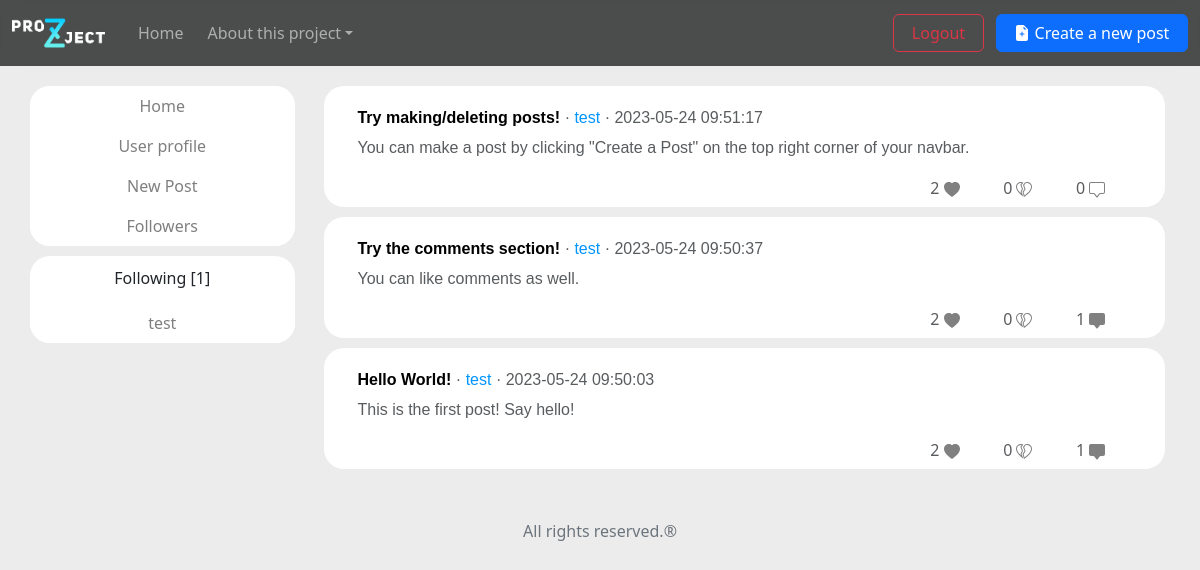
The app's page /home (signed in) with its own data.
### website/models.py (models this page shows, shortened)
class Post(db.Model):
    id = db.Column(db.Integer, primary_key = True)
    title = db.Column(db.String(1000))
    content = db.Column(db.String(1000))
    date_created = db.Column(db.DateTime(timezone = True), default = func.now())
    user_of_post = db.Column(db.Integer, db.ForeignKey('user.id'), nullable = False)
    comments = db.relationship('Comment', backref = 'post', passive_deletes = True)
    likes = db.relationship('Like', backref = 'post', passive_deletes = True, lazy = 'select')
    dislikes = db.relationship('Dislike', backref = 'post', passive_deletes = True, lazy = 'select')

class User(UserMixin, db.Model):
    id = db.Column(db.Integer, primary_key = True)
    username = db.Column(db.String(100), unique = True)
    password = db.Column(db.String(100))
    posts = db.relationship('Post', backref = 'user', passive_deletes = True)
    comments = db.relationship('Comment', backref = 'user', passive_deletes = True)
    likes = db.relationship('Like', backref = 'user', passive_deletes = True)
    dislikes = db.relationship('Dislike', backref = 'user', passive_deletes = True)
    followed = db.relationship(
        'User', secondary = 'followers',
        primaryjoin = (followers.c.follower_id == id),
        secondaryjoin = (followers.c.followed_id == id),
        backref = db.backref('followers', lazy = 'dynamic'), lazy = 'dynamic')

### website/views.py (the view)
@views.route('/home')
def home():
    posts = Post.query.order_by(Post.date_created.desc()).all()
    return render_template('home.html', user = current_user, posts = posts)

### website/templates/home.html
{% extends 'posts_template.html' %}

### website/templates/posts_template.html (shortened to what this page needs)
{% extends 'base.html' %}
{% block content %}
<div class="wrapper">
    <article>
        {% for post in posts %}
        <div class="text-body-secondary container-flex">
            <div class="post-bg">
                <div class="row colstyle">
                    <div class="col-10 colstyle">
                        <div>
                        <p class="title">
                            <span style="color: black;"><b>{{ post.title }}</b> </span>
                             · <a href="/{{ post.user.username }}" style="text-decoration: none; color: rgb(0, 149, 255)">{{post.user.username}}</a> · {{post.date_created}}</span></p>
                        </div>
                    </div>
                    <div class="col-2 colstyle" style="text-align: right;">
                    </div>
                </div>
                <p class="title">{{ post.content }}</p>
                <div style="text-align: right">
                    {{ post.likes | length }}
                    <a href="/like-post/{{ post.id }}"  class="icons">
                        {% if not user.id in post.likes|map(attribute = "user_of_like")|list %}
                            <svg xmlns="http://www.w3.org/2000/svg" width="16" height="16" fill="currentColor" class="bi bi-heart" viewBox="0 0 16 16">
                                <path d="m8 2.748-.717-.737C5.6.281 2.514.878 1.4 3.053c-.523 1.023-.641 2.5.314 4.385.92 1.815 2.834 3.989 6.286 6.357 3.452-2.368 5.365-4.542 6.286-6.357.955-1.886.838-3.362.314-4.385C13.486.878 10.4.28 8.717 2.01L8 2.748zM8 15C-7.333 4.868 3.279-3.04 7.824 1.143c.06.055.119.112.176.171a3.12 3.12 0 0 1 .176-.17C12.72-3.042 23.333 4.867 8 15z"/>
                            </svg>
                        {% else %}
                            <svg xmlns="http://www.w3.org/2000/svg" width="16" height="16" fill="currentColor" class="bi bi-heart-fill" viewBox="0 0 16 16">
                                <path fill-rule="evenodd" d="M8 1.314C12.438-3.248 23.534 4.735 8 15-7.534 4.736 3.562-3.248 8 1.314z"/>
                            </svg>
                        {% endif %}
                    </a>
                    {{ post.dislikes | length }}
                    <a href="/dislike-post/{{ post.id }}" class="icons">
                    </a>
                    {{ post.comments | length}}
                    <a href="/comments/{{ post.id }}" class="icons">
                    {% if not user.id in post.comments|map(attribute = "user_of_comment")|list %}
                        <svg xmlns="http://www.w3.org/2000/svg" width="16" height="16" fill="currentColor" class="bi bi-chat-square" viewBox="0 0 16 16">
                            <path d="M14 1a1 1 0 0 1 1 1v8a1 1 0 0 1-1 1h-2.5a2 2 0 0 0-1.6.8L8 14.333 6.1 11.8a2 2 0 0 0-1.6-.8H2a1 1 0 0 1-1-1V2a1 1 0 0 1 1-1h12zM2 0a2 2 0 0 0-2 2v8a2 2 0 0 0 2 2h2.5a1 1 0 0 1 .8.4l1.9 2.533a1 1 0 0 0 1.6 0l1.9-2.533a1 1 0 0 1 .8-.4H14a2 2 0 0 0 2-2V2a2 2 0 0 0-2-2H2z"/>
                        </svg>
                    {% else %}
                        <svg xmlns="http://www.w3.org/2000/svg" width="16" height="16" fill="currentColor" class="bi bi-chat-square-fill" viewBox="0 0 16 16">
                            <path d="M2 0a2 2 0 0 0-2 2v8a2 2 0 0 0 2 2h2.5a1 1 0 0 1 .8.4l1.9 2.533a1 1 0 0 0 1.6 0l1.9-2.533a1 1 0 0 1 .8-.4H14a2 2 0 0 0 2-2V2a2 2 0 0 0-2-2H2z"/>
                        </svg>
                    {% endif %}
                    </a>
                </div>
            </div>
        </div>
    {% endfor%}
    </article>
    <aside>
        <div class="post-sidebar" style="align-items: center; justify-content: center;">
            <a href="/home"><button class="no-bg-btn"> Home </button>
            <a href="/{{ user.username }}"><button class="no-bg-btn"> User profile </button>
            <a href="/create-post"><button class="no-bg-btn"> New Post </button></a>
            <a href="#"><button class="no-bg-btn"> Followers </button></a>
        </div>
        {% if not user.followed.count() == 0 %}
        <div class="post-sidebar" style="align-items: center; justify-content: center; padding-top:10px">
            <p class="" style="text-align:center; margin-bottom:5%">Following [{{ user.followed.all() | length}}]</p>
            {% for followed in user.followed | reverse %}
            <a href="{{ followed.username }}"><button class="no-bg-btn"> {{ followed.username }} </button></a>
            {% endfor %}
        </div>
        {% endif%}
    </aside>
    <footer><p class="text-secondary" style="text-align: center;">All rights reserved.®</p></footer>
  </div>
{% endblock%}

### website/templates/posts_template.html (style rules this page uses)
body { background-color: #edecec; }
.post-bg { margin-inline: auto; background-color: white; padding-top: 20px; padding-bottom: 7px; padding-right: 20px; padding-left:4%; border-radius: 20px; margin-bottom: 10px; width: 100%; }
.title { font-family:'Trebuchet MS', 'Lucida Sans Unicode', 'Lucida Grande', 'Lucida Sans', Arial, sans-serif; font-size: medium; }
.icons { margin-right: 5%; color: grey; text-decoration: none; align-self: right; }
.colstyle { align-items: left; margin-bottom: -5px; }
article { grid-area: content; padding-left: 1%; padding-right: 4%; }
aside { grid-area: sidebar; padding-left: 10%; overflow-y: auto; }
footer { padding: 20px; grid-area: footer; background-color: none; }
.wrapper { display: grid; grid-gap: 20px; grid-template-columns: 1fr 3fr; grid-template-areas: "header header" "sidebar content" "footer footer"; }
.no-bg-btn { border: none; background-color: white; color: rgb(127, 127, 127); width: 100%; border-radius: 20px; height:40px; transition: 0.0s ease-in-out; text-align: center; }
.post-sidebar { background-color: white; border-radius: 20px; margin-bottom: 10px; width: 100%; }

### records on screen
Post: title "Try making/deleting posts!", user.username "test", date_created "2023-05-24 09:51:17", content "You can make a post by clicking \"Create a Post\" on the top right corner of your navbar.", likes|length "2", dislikes|length "0", comments|length "0"
Post: title "Try the comments section!", user.username "test", date_created "2023-05-24 09:50:37", content "You can like comments as well.", likes|length "2", dislikes|length "0", comments|length "1"
Post: title "Hello World!", user.username "test", date_created "2023-05-24 09:50:03", content "This is the first post! Say hello!", likes|length "2", dislikes|length "0", comments|length "1"
User: username "test"

### other values on screen
{{ user.followed.all() | length }} "1"
